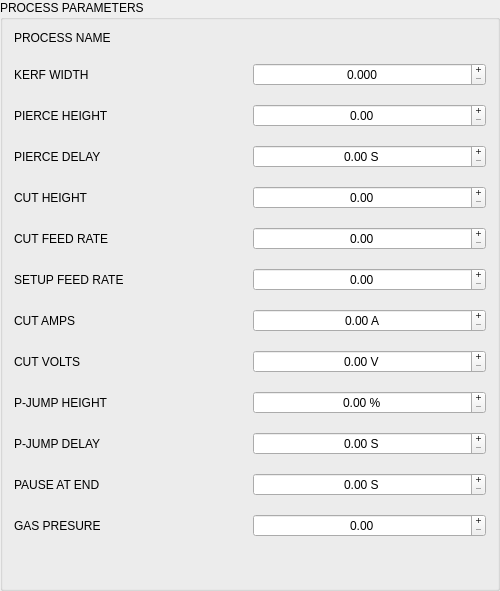
               <widget class="MkGroupBox" name="groupbox_16">
                <property name="sizePolicy">
                 <sizepolicy hsizetype="Fixed" vsizetype="Preferred">
                  <horstretch>0</horstretch>
                  <verstretch>0</verstretch>
                 </sizepolicy>
                </property>
                <property name="minimumSize">
                 <size>
                  <width>500</width>
                  <height>0</height>
                 </size>
                </property>
                <property name="maximumSize">
                 <size>
                  <width>500</width>
                  <height>16777215</height>
                 </size>
                </property>
                <property name="title">
                 <string>PROCESS PARAMETERS</string>
                </property>
                <layout class="QGridLayout" name="gridLayout_20">
                 <property name="verticalSpacing">
                  <number>18</number>
                 </property>
                 <item row="9" column="0">
                  <widget class="QLabel" name="paramKirfWidthLabel_8">
                   <property name="text">
                    <string>P-JUMP HEIGHT</string>
                   </property>
                  </widget>
                 </item>
                 <item row="2" column="1">
                  <widget class="HalDoubleSpinBox" name="param_pierceheight">
                   <property name="alignment">
                    <set>Qt::AlignCenter</set>
                   </property>
                   <property name="buttonSymbols">
                    <enum>QAbstractSpinBox::PlusMinus</enum>
                   </property>
                   <property name="maximum">
                    <double>10.000000000000000</double>
                   </property>
                  </widget>
                 </item>
                 <item row="3" column="0">
                  <widget class="QLabel" name="paramKirfWidthLabel_4">
                   <property name="text">
                    <string>PIERCE DELAY</string>
                   </property>
                  </widget>
                 </item>
                 <item row="0" column="0">
                  <widget class="QLabel" name="label_69">
                   <property name="text">
                    <string>PROCESS NAME</string>
                   </property>
                  </widget>
                 </item>
                 <item row="9" column="1">
                  <widget class="HalDoubleSpinBox" name="param_puddlejumpheight">
                   <property name="alignment">
                    <set>Qt::AlignCenter</set>
                   </property>
                   <property name="buttonSymbols">
                    <enum>QAbstractSpinBox::PlusMinus</enum>
                   </property>
                   <property name="suffix">
                    <string> %</string>
                   </property>
                   <property name="maximum">
                    <double>100.000000000000000</double>
                   </property>
                  </widget>
                 </item>
                 <item row="5" column="1">
                  <widget class="HalDoubleSpinBox" name="param_cutfeedrate">
                   <property name="alignment">
                    <set>Qt::AlignCenter</set>
                   </property>
                   <property name="buttonSymbols">
                    <enum>QAbstractSpinBox::PlusMinus</enum>
                   </property>
                   <property name="maximum">
                    <double>10000.000000000000000</double>
                   </property>
                  </widget>
                 </item>
                 <item row="4" column="0">
                  <widget class="QLabel" name="paramKirfWidthLabel_3">
                   <property name="text">
                    <string>CUT HEIGHT</string>
                   </property>
                  </widget>
                 </item>
                 <item row="8" column="0">
                  <widget class="QLabel" name="paramKirfWidthLabel_7">
                   <property name="text">
                    <string>CUT VOLTS</string>
                   </property>
                  </widget>
                 </item>
                 <item row="13" column="1">
                  <spacer name="verticalSpacer_5">
                   <property name="orientation">
                    <enum>Qt::Vertical</enum>
                   </property>
                   <property name="sizeHint" stdset="0">
                    <size>
                     <width>20</width>
                     <height>40</height>
                    </size>
                   </property>
                  </spacer>
                 </item>
                 <item row="8" column="1">
                  <widget class="HalDoubleSpinBox" name="param_cutvolts">
                   <property name="alignment">
                    <set>Qt::AlignCenter</set>
                   </property>
                   <property name="buttonSymbols">
                    <enum>QAbstractSpinBox::PlusMinus</enum>
                   </property>
                   <property name="suffix">
                    <string> V</string>
                   </property>
                   <property name="maximum">
                    <double>300.000000000000000</double>
                   </property>
                  </widget>
                 </item>
                 <item row="1" column="0">
                  <widget class="QLabel" name="paramKirfWidthLabel">
                   <property name="text">
                    <string>KERF WIDTH</string>
                   </property>
                  </widget>
                 </item>
                 <item row="10" column="0">
                  <widget class="QLabel" name="paramKirfWidthLabel_9">
                   <property name="text">
                    <string>P-JUMP DELAY</string>
                   </property>
                  </widget>
                 </item>
                 <item row="11" column="1">
                  <widget class="HalDoubleSpinBox" name="param_pauseatend">
                   <property name="alignment">
                    <set>Qt::AlignCenter</set>
                   </property>
                   <property name="buttonSymbols">
                    <enum>QAbstractSpinBox::PlusMinus</enum>
                   </property>
                   <property name="suffix">
                    <string> S</string>
                   </property>
                   <property name="maximum">
                    <double>10.000000000000000</double>
                   </property>
                  </widget>
                 </item>
                 <item row="0" column="1">
                  <widget class="QLabel" name="param_name">
                   <property name="text">
                    <string/>
                   </property>
                   <property name="wordWrap">
                    <bool>true</bool>
                   </property>
                  </widget>
                 </item>
                 <item row="1" column="1">
                  <widget class="HalDoubleSpinBox" name="param_kirfwidth">
                   <property name="alignment">
                    <set>Qt::AlignCenter</set>
                   </property>
                   <property name="buttonSymbols">
                    <enum>QAbstractSpinBox::PlusMinus</enum>
                   </property>
                   <property name="decimals">
                    <number>3</number>
                   </property>
                   <property name="maximum">
                    <double>10.000000000000000</double>
                   </property>
                   <property name="singleStep">
                    <double>0.010000000000000</double>
                   </property>
                   <property name="value">
                    <double>0.000000000000000</double>
                   </property>
                  </widget>
                 </item>
                 <item row="12" column="1">
                  <widget class="HalDoubleSpinBox" name="param_gaspressure">
                   <property name="alignment">
                    <set>Qt::AlignCenter</set>
                   </property>
                   <property name="buttonSymbols">
                    <enum>QAbstractSpinBox::PlusMinus</enum>
                   </property>
                   <property name="maximum">
                    <double>200.000000000000000</double>
                   </property>
                  </widget>
                 </item>
                 <item row="11" column="0">
                  <widget class="QLabel" name="paramKirfWidthLabel_10">
                   <property name="text">
                    <string>PAUSE AT END</string>
                   </property>
                  </widget>
                 </item>
                 <item row="5" column="0">
                  <widget class="QLabel" name="paramKirfWidthLabel_5">
                   <property name="text">
                    <string>CUT FEED RATE</string>
                   </property>
                  </widget>
                 </item>
                 <item row="3" column="1">
                  <widget class="HalDoubleSpinBox" name="param_piercedelay">
                   <property name="alignment">
                    <set>Qt::AlignCenter</set>
                   </property>
                   <property name="buttonSymbols">
                    <enum>QAbstractSpinBox::PlusMinus</enum>
                   </property>
                   <property name="suffix">
                    <string> S</string>
                   </property>
                  </widget>
                 </item>
                 <item row="12" column="0">
                  <widget class="QLabel" name="paramKirfWidthLabel_11">
                   <property name="text">
                    <string>GAS PRESURE</string>
                   </property>
                  </widget>
                 </item>
                 <item row="2" column="0">
                  <widget class="QLabel" name="paramKirfWidthLabel_2">
                   <property name="text">
                    <string>PIERCE HEIGHT</string>
                   </property>
                  </widget>
                 </item>
                 <item row="7" column="0">
                  <widget class="QLabel" name="paramKirfWidthLabel_6">
                   <property name="text">
                    <string>CUT AMPS</string>
                   </property>
                  </widget>
                 </item>
                 <item row="7" column="1">
                  <widget class="HalDoubleSpinBox" name="param_cutamps">
                   <property name="alignment">
                    <set>Qt::AlignCenter</set>
                   </property>
                   <property name="buttonSymbols">
                    <enum>QAbstractSpinBox::PlusMinus</enum>
                   </property>
                   <property name="suffix">
                    <string> A</string>
                   </property>
                   <property name="maximum">
                    <double>400.000000000000000</double>
                   </property>
                  </widget>
                 </item>
                 <item row="10" column="1">
                  <widget class="HalDoubleSpinBox" name="param_puddlejumpdelay">
                   <property name="alignment">
                    <set>Qt::AlignCenter</set>
                   </property>
                   <property name="buttonSymbols">
                    <enum>QAbstractSpinBox::PlusMinus</enum>
                   </property>
                   <property name="suffix">
                    <string> S</string>
                   </property>
                  </widget>
                 </item>
                 <item row="4" column="1">
                  <widget class="HalDoubleSpinBox" name="param_cutheight">
                   <property name="alignment">
                    <set>Qt::AlignCenter</set>
                   </property>
                   <property name="buttonSymbols">
                    <enum>QAbstractSpinBox::PlusMinus</enum>
                   </property>
                   <property name="maximum">
                    <double>10.000000000000000</double>
                   </property>
                  </widget>
                 </item>
                 <item row="6" column="1">
                  <widget class="PlasmaHalDoubleSpinBox" name="param_plungefeedrate">
                   <property name="alignment">
                    <set>Qt::AlignCenter</set>
                   </property>
                   <property name="buttonSymbols">
                    <enum>QAbstractSpinBox::PlusMinus</enum>
                   </property>
                   <property name="maximum">
                    <double>10000.000000000000000</double>
                   </property>
                  </widget>
                 </item>
                 <item row="6" column="0">
                  <widget class="QLabel" name="label_5">
                   <property name="text">
                    <string>SETUP FEED RATE</string>
                   </property>
                  </widget>
                 </item>
                </layout>
               </widget>
